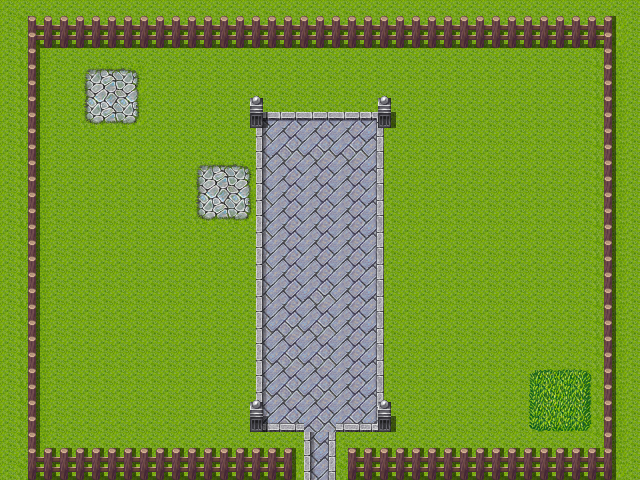

This game map was drawn from its Tiled (.tmx) file and the tilesets committed beside it. A one-line description and the trimmed map source follow:
An orthogonal 40x30 tile map with 16x16 px tiles, 3 tile layers (Tile Layer 1, Tile Layer 2, Tile Layer 3).

<map version="1.4" tiledversion="1.4.3" orientation="orthogonal" renderorder="right-down" width="40" height="30" tilewidth="16" tileheight="16" infinite="0" nextlayerid="4" nextobjectid="1">
 <tileset firstgid="1" source="t.tsx" />
 <layer id="1" name="Tile Layer 1" width="40" height="30">
  <data>[1200 cells, 1200 non-empty, 1 distinct tile ids]</data>
 </layer>
 <layer id="2" name="Tile Layer 2" width="40" height="30">
  <data>[1200 cells, 462 non-empty, 61 distinct tile ids]</data>
 </layer>
 <layer id="3" name="Tile Layer 3" width="40" height="30">
  <data>[1200 cells, 16 non-empty, 4 distinct tile ids]</data>
 </layer>
</map>
